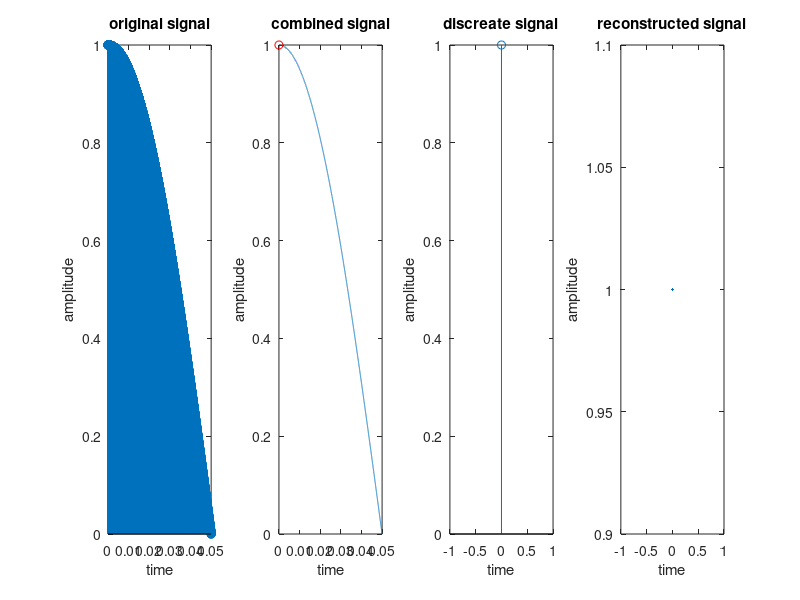

Here is the MATLAB script that generated this plot:
fm=input('enter the message signal freq')
t=0:0.000005:0.05
fs=input('enter the sampling freq')
ts=1/fs
n=0:ts:0.05
xa=cos(2*pi*fm*t)
xs=cos(2*pi*fm*n)
subplot(1,4,1)
stem(t,xa)
xlabel('time')
ylabel('amplitude')
title('original signal')
subplot(1,4,2)
plot(t,xa,n,xs,'ro')
xlabel('time')
ylabel('amplitude')
title('combined signal')
subplot(1,4,3)
stem(n,xs)
xlabel('time')
ylabel('amplitude')
title('discreate signal')
subplot(1,4,4)
plot(n,xs)
xlabel('time')
ylabel('amplitude')
title('reconstructed signal')